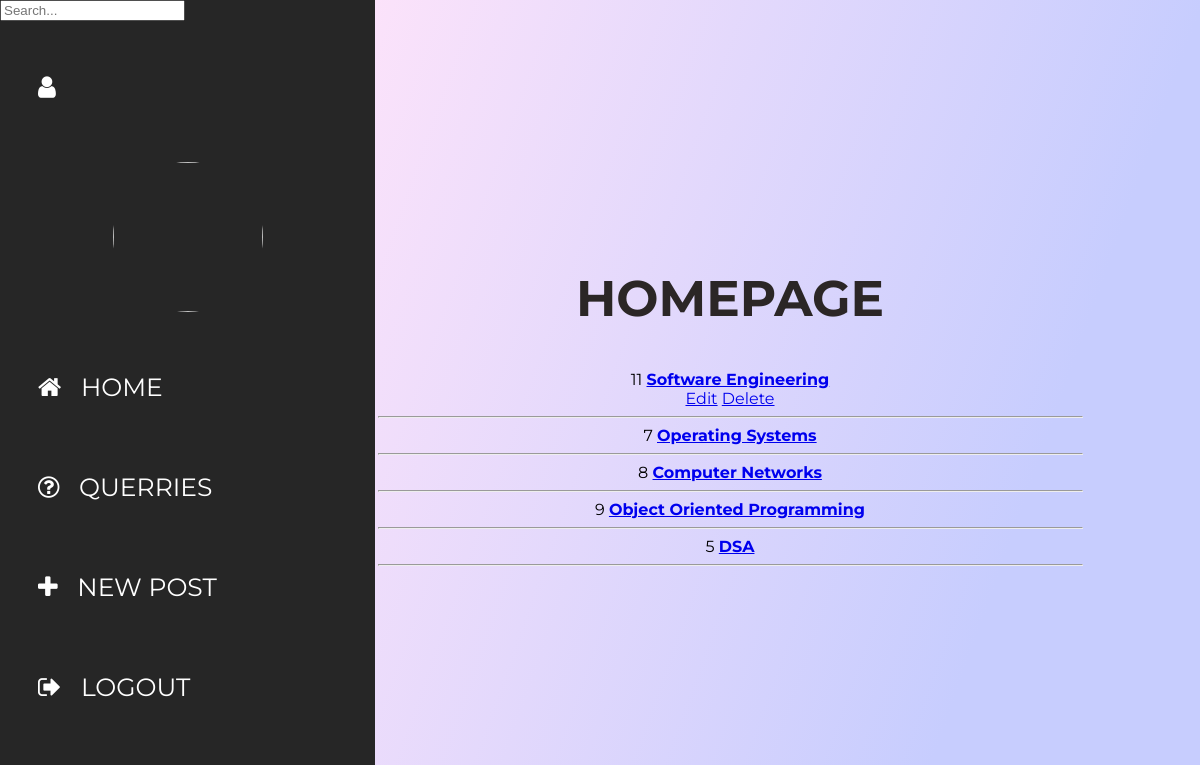
The page / (signed in) on the database as committed earlier.
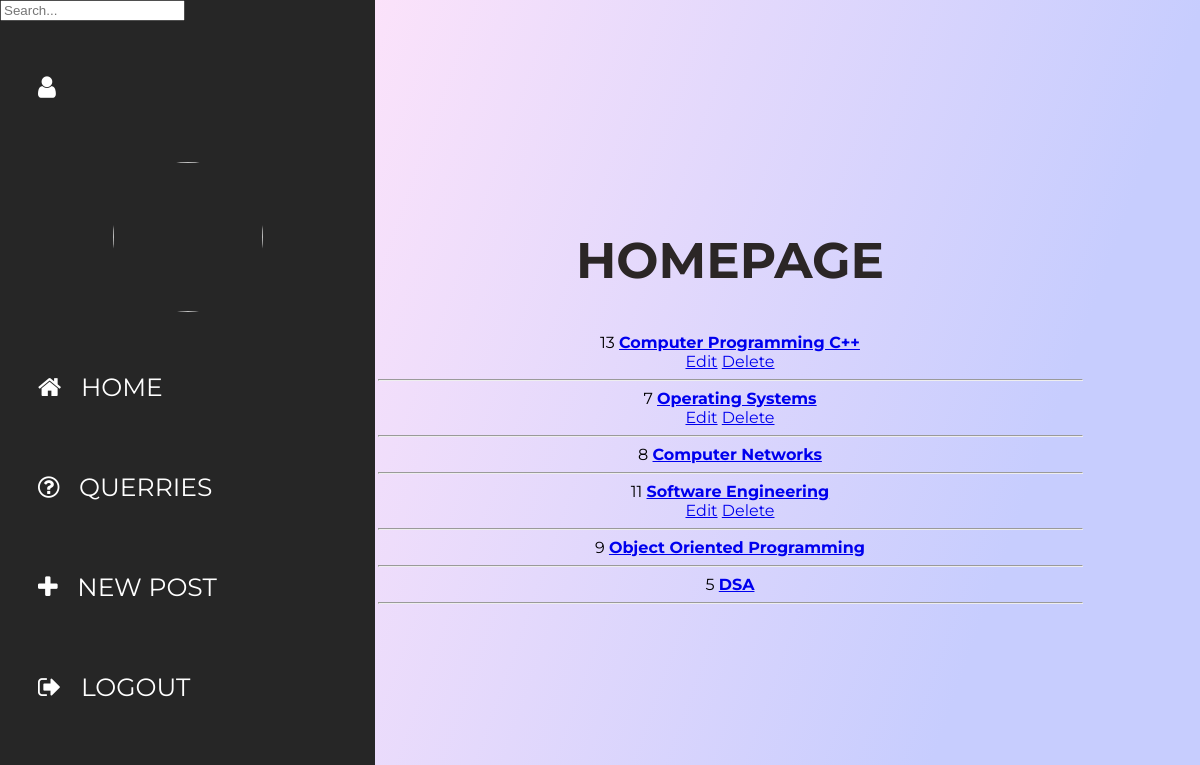
The same page on the database as committed later.
### home/models.py (models this page shows, shortened)
class Post(models.Model):
    author = models.ForeignKey(User, on_delete=models.CASCADE, null=True)
    title = models.CharField(max_length=200)
    description = models.TextField(null=True, blank=True)
    created = models.DateTimeField(auto_now_add=True)
    updated = models.DateTimeField(auto_now=True)
    class Meta:
        ordering = ['-updated', '-created']

### home/views.py (the view)
# urls.py: 2. Add a URL to urlpatterns:  path('', views.home, name='home')
@login_required(login_url='login')
def home(request):
    q = request.GET.get('q') if request.GET.get('q') != None else '';
    posts = Post.objects.filter(Q(title__icontains=q) | Q(description__icontains=q))
    return render(request, 'home/home.html', {'posts' : posts})

### home/templates/home/home.html (shortened to what this page needs)
{% extends 'index.html' %}
{% block content %}
<head>
</head>
<div class="wrapper">
    <div class="section">
        <div class="box-area">
            <h2 style="color: #2b2626">Homepage</h2>
            {% for post in posts %}
            {{ post.id }} <b><a href="/post/{{ post.id }}"> {{ post.title }} </a></b><br>
            {% if request.user == post.author %}
            <a href="/update-post/{{ post.id }}">Edit</a>
            <a href="/delete-post/{{ post.id }}">Delete</a> <br>
            {% endif %}
            <hr>
            {% endfor %}
        </div>
    </div>
</div>
{% endblock content %}

### templates/index.html
{% include 'navbar.html' %}
{% block content %}
{% endblock %}

### templates/navbar.html (shortened to what this page needs)
<link href="https://cdnjs.cloudflare.com/ajax/libs/font-awesome/4.7.0/css/font-awesome.css" rel="stylesheet">
{% if request.user.is_authenticated %}
<nav>
    <ul>
        <form method="GET" action="{% url 'home' %}">
            <input type="text" , name="q" , placeholder="Search...">
        </form>
        <li>
            <a href="/"><i class="fa fa-user"></i>   {{ request.user.first_name }}</a>
        </li>
        <li class="logo"><img alt=""
                src="https://upload.wikimedia.org/wikipedia/en/a/ae/Devi_Ahilya_Vishwavidyalaya_Logo.png">
        </li>
        <li>
            <a href="/"><i class="fa fa-home"></i>   home</a>
        </li>
        <li>
            <a href="/#"><i class="fa fa-question-circle-o" aria-hidden="true"></i>   querries</a>
        </li>
        {% if request.user.is_staff %}
        <li>
            <a href="/new-post"><i class="fa fa-plus" aria-hidden="true"></i>   new post</a>
        </li>
        {% endif %}
        <li>
            <a href="/logout"><i class="fa fa-sign-out"></i>   Logout</a>
        </li>
    </ul>
</nav>
{% endif %}

### templates/navbar.html (style rules this page uses)
nav ul { margin: 0; padding: 0; height: 100%; width: 375px; position: fixed; top: 0; left: 0; background-color: #262626; }
nav ul li { list-style: none; }
nav ul li a { display: block; font-family: 'Montserrat', sans-serif; text-decoration: none; text-transform: uppercase; font-size: 25px; color: #fff; position: relative; padding: 35px 0 35px 38px; }
nav ul li a:before { content: ''; position: absolute; top: 0px; right: 0px; width: 0%; height: 100%; background: #e3e9f7; border-radius: 40px 0px 0px 40px; z-index: -1; transition: all 300ms ease-in-out; }
.wrapper { margin-left: 260px; }
.section { display: grid; place-items: center; min-height: 100vh; text-align: center; }
.box-area h2 { text-transform: uppercase; font-size: 50px; }
.box-area { width: 75%; }
.logo { width: 150px; height: 150px; border-radius: 50%; overflow: hidden; margin: 25px auto; }
.logo img { width: 100%; }

Rows that differ between the two databases and show on the page:
added Post: id "13", title "Computer Programming C++"
changed Post "Operating Systems": now shows "Edit Delete"
shown differently, row unchanged: Post "Software Engineering": moves down the list
